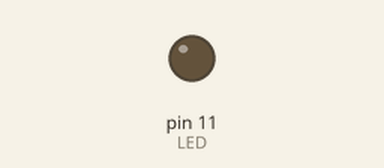
The sketch below on a simulated Arduino Uno, built with avr-gcc and run on an emulated ATmega328P. On the bench: output pins drawn as LEDs (lit = HIGH).

Above: at 0.05 s.
At 1.05 s:
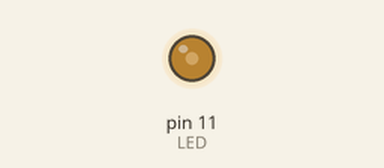
At 1.95 s:
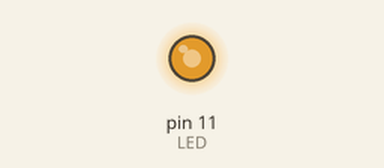
At 3.85 s:
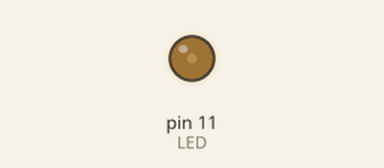
Timing chart, 0 to 5.4 s (numbered marks = the images above):
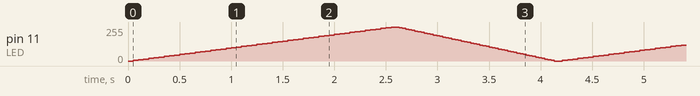

The sketch:

PWM_FADE.ino
```cpp
/*
  FADING WITH PWM
  Example using PWM with analogWrite(pin, value) to fade an LED.
  Uses values of 0-255 to write duty cycles between fully off and fully on states.
  Create LED circuit with LED connected to digital PWM pin 11.
*/

// THIS IS FROM THE PROFESSOR CORN'S REPO ON GITHUB

const int LED = 11; // creates variable called LED and assigns value of 11

// setup function runs once at start up
void setup() {
  pinMode(LED, OUTPUT);    // initialize pin as an output.
}

// loop function runs infinitely
void loop() {
  for (int i = 0 ; i <= 255; i += 5) { // for loop fades LED value from 0 to 255, incrementing by 1
    analogWrite(LED, i); //writes value of i to pin
    delay(50);  // short delay so LED effect is visible
  }

  for (int i = 255 ; i >= 0; i -= 5) { // for loop fades LED value from 255 to 0, de-incrementing by 1
    analogWrite(LED, i);
    delay(30);
  }
}
```
